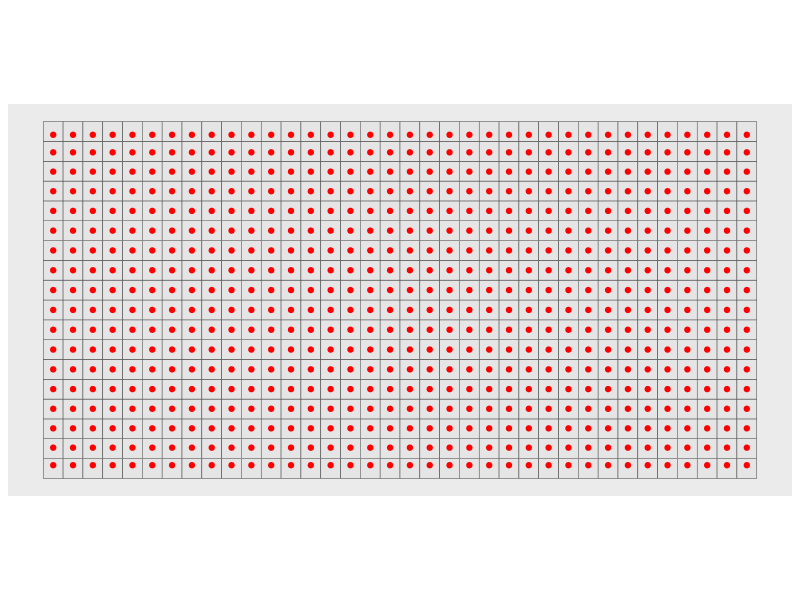
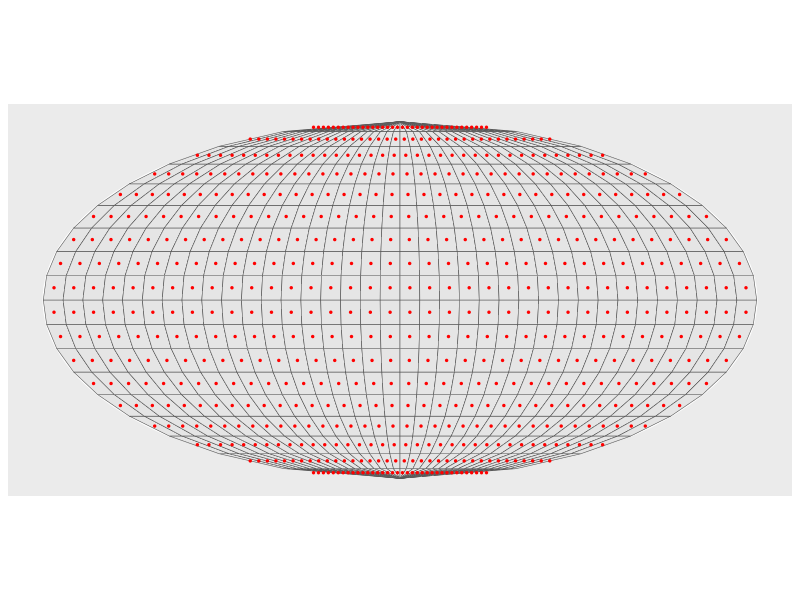

Recreate these plots in R, in order.
## ---- chunk 1
#| label: load_libraries
#| code-fold: true

library(ggplot2)
library(sf)
library(s2)
library(microbenchmark)
library(purrr)

## ---- chunk 2
#| label: get_geo_square

# fonction génératrice de "carré géographique" de `alpha` degrés de côté
# le point de base (lon, lat) est le point inférieur gauche. 

get_geo_square <- function(lon, lat, alpha) {
  
  points <- list(rbind(
    c(lon, lat),
    c(lon + alpha, lat),
    c(lon + alpha, lat + alpha),
    c(lon, lat + alpha),
    c(lon, lat)
  ))
  st_polygon(points)
  
}

## ---- chunk 3
#| label: get_all_geo_squares_on_sphere

get_all_geo_squares_on_sphere <- function(alpha) {
  
  if (90 %% alpha == 0) {
    
    n <- 90 / alpha
    dim_lon <- 4 * n
    dim_lat <- 2 * n
    lon <- seq(-180, 180 - alpha, by = alpha)
    lat <- seq(-90, 90 - alpha, by = alpha)
    coord <- expand.grid(lon, lat)
    names(coord) <- c("lon", "lat")
    geom <- map2(coord$lon, coord$lat, \(x, y) {get_geo_square(x, y, alpha)}) |> 
      st_as_sfc(crs = st_crs(4326))
    return(geom)
  } else {
    return(NULL)
  }
  
}

## ---- chunk 4
#| label: benchmarks
#| code-fold: true

microbenchmark(
  get_all_geo_squares_on_sphere(alpha = 10),
  get_all_geo_squares_on_sphere(alpha = 1),
  times = 10
)

## ---- chunk 5
#| label: list_files_results

geo_squares <- get_all_geo_squares_on_sphere(alpha = 10)

geo_centroids <- geo_squares |> 
  st_centroid()

ggplot() +
  geom_sf(data = geo_squares) +
  geom_sf(data = geo_centroids, color = "red")

#--------------------------------------------------

geo_squares_moll <- st_transform(
  geo_squares,
  crs = "+proj=moll"
)

geo_centroids_moll <- st_transform(
  geo_centroids,
  crs = "+proj=moll"
)

ggplot() +
  geom_sf(data = geo_squares_moll) +
  geom_sf(data = geo_centroids_moll, color = "red", cex = 0.5)

## ---- chunk 6
#| label: get_s2_square

get_s2_square <- function(lon, lat, alpha) {
  
  points <- rbind(
    c(lon, lat),
    c(lon + alpha, lat),
    c(lon + alpha, lat + alpha),
    c(lon, lat + alpha),
    c(lon, lat)
  )
  s2_make_polygon(points[, 1], points[, 2])
  
}

## ---- chunk 7
#| label: get_all_s2_squares_on_sphere

get_all_s2_squares_on_sphere <- function(alpha) {
  
  if (90 %% alpha == 0) {
    
    n <- 90 / alpha
    dim_lon <- 4 * n
    dim_lat <- 2 * n
    lon <- seq(-180, 180 - alpha, by = alpha)
    lat <- seq(-90, 90 - alpha, by = alpha)
    coord <- expand.grid(lon, lat)
    names(coord) <- c("lon", "lat")
    geom <- map2(coord$lon, coord$lat, \(x, y) {get_s2_square(x, y, alpha)}) |> 
      map(st_as_sfc)
    return(geom)
  } else {
    return(NULL)
  }
  
}

## ---- chunk 8

one_degree_side_s2_squares <- get_all_s2_squares_on_sphere(alpha = 30)

# one_degree_side_s2_squares is a list of sfc 
# It must be transformed into a single sfc

# ggplot(data = one_degree_side_s2_squares) +
#   geom_sf()
# 
# one_degree_side_s2_squares_2 <- st_transform(
#   one_degree_side_s2_squares,
#   crs = "+proj=moll"
# )
# ggplot(data = one_degree_side_s2_squares_2) +
#   geom_sf()
